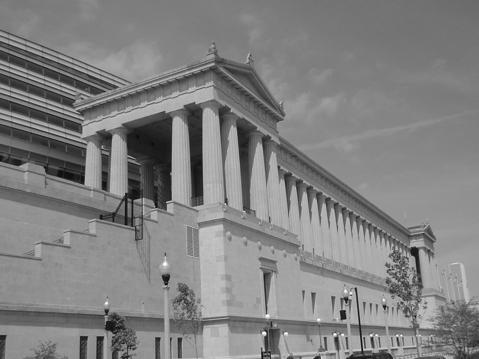
%> input picture week 3/week3.jpg, 479 x 359 px
$ octave --eval "week3;"   (GNU Octave 9; MATLAB toolbox functions it lacks are replaced by stand-ins)
%> lines starting %> are read from the running program, lines starting %| are printed output that depends on the picture
function week3
I = imread('week3.jpg');
%> I is the input picture: size 359x479 uint8; min 2, max 255, mean 129
subplot(3,2,1);
imshow(I);

MAX_I = 1;
I2 = im2double(I);

lowPassFilter = ones(3)/9;
I2_filtered = imfilter(I2, lowPassFilter, 'replicate');
mse_1 = calculateMSE(I2,I2_filtered);
%> after the loop in calculateMSE, `for i=1:size(x1,1)`: res = 199.9
%> in calculateMSE, `res = res/numel(x1);`: res = 0.00116
%> mse_1 = 0.00116
PNSR_1 = 10*log10(MAX_I^2/mse_1)  %original PNSR
%> PNSR_1 = 29.35

I2_downsampled = downsample(downsample(I2,2)',2)';
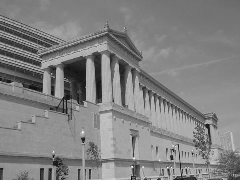
%> I2_downsampled: size 180x240 double; min 0.00784, max 1, mean 0.506
I2_filtered_downsampled = downsample(downsample(I2_filtered,2)',2)';
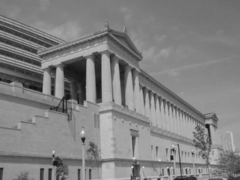
%> I2_filtered_downsampled: size 180x240 double; min 0.0614, max 0.935, mean 0.506
subplot(3,2,3);
imshow(I2_downsampled);
title('Downsampleded Only');
subplot(3,2,4);
imshow(I2_filtered_downsampled);
title('Filtered, then downsampleded');


I2_upsampled = upsample(upsample(I2_downsampled,2)',2)';
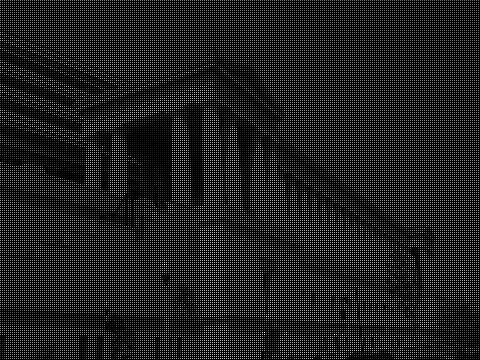
%> I2_upsampled: size 360x480 double; min 0, max 1, mean 0.126
I2_upsampled(end,:) = [];I2_upsampled(:,end) = [];
%> after `I2_upsampled(end,:) = []`:
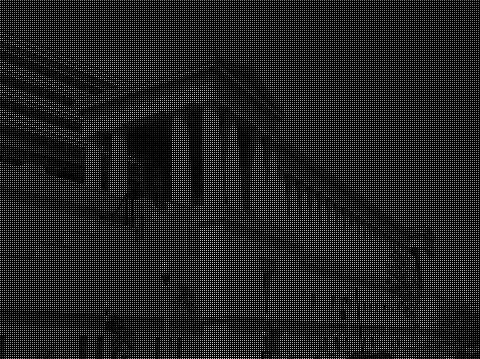
%> I2_upsampled: size 359x480 double; min 0, max 1, mean 0.127
%> after `I2_upsampled(:,end) = []`:
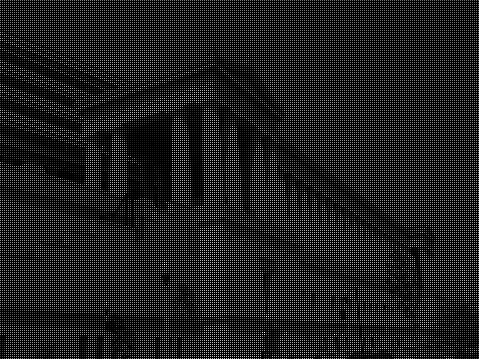
%> I2_upsampled: size 359x479 double; min 0, max 1, mean 0.127
I2_filtered_upsampled = upsample(upsample(I2_filtered_downsampled,2)',2)';
I2_filtered_upsampled(end,:) = [];I2_filtered_upsampled(:,end) = [];

 interpulation_filter = [0.25,0.5,0.25;
     0.5,1,0.5;
     0.25,0.5,0.25];


I2_recovered = imfilter(I2_upsampled, interpulation_filter);
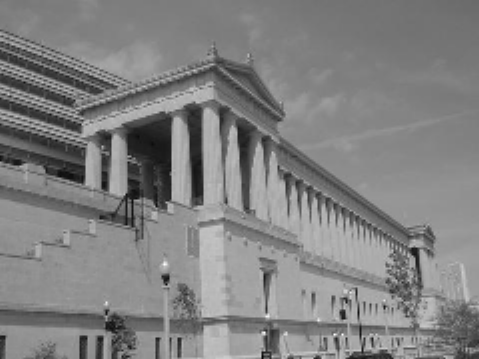
%> I2_recovered: size 359x479 double; min 0.00784, max 1, mean 0.506; mean of the top-left, top-right, bottom-left and bottom-right quarters 0.451, 0.489, 0.529, 0.554
I2_filtered_recovered = imfilter(I2_filtered_upsampled, interpulation_filter);
subplot(3,2,5);
imshow(I2_recovered);
title('Unfiltered, recovered image');
subplot(3,2,6);
imshow(I2_filtered_recovered);
title('Filtered, recovered image');

mse_2 = calculateMSE(I2,I2_recovered)
%> mse_2 = 0.00125
PNSR_2 = PNSR(I2,I2_recovered)  %unfiltered recovered image
%> in PNSR, `res = 10*log10(MAX_I^2/mse);`: res = 29.05
%> PNSR_2 = 29.05
mse_3 = calculateMSE(I2,I2_filtered_recovered)
%> mse_3 = 0.00152
PNSR_3 = PNSR(I2,I2_filtered_recovered)  %filtered recovered image
%> PNSR_3 = 28.18

PNSR_4 = 10*log10(MAX_I^2/mse_3)
%> PNSR_4 = 28.18


function res = calculateMSE(x1,x2)

res = 0;

if any(size(x1)~= size(x2))
    return;
end

for i=1:size(x1,1)
    for j=1:size(x1,2)
        res = res + (x1(i,j)-x2(i,j))^2;
    end
end

res = res/numel(x1);

function res= PNSR(x1,x2)
MAX_I = 1;
mse =  calculateMSE(x1,x2);
res = 10*log10(MAX_I^2/mse);
